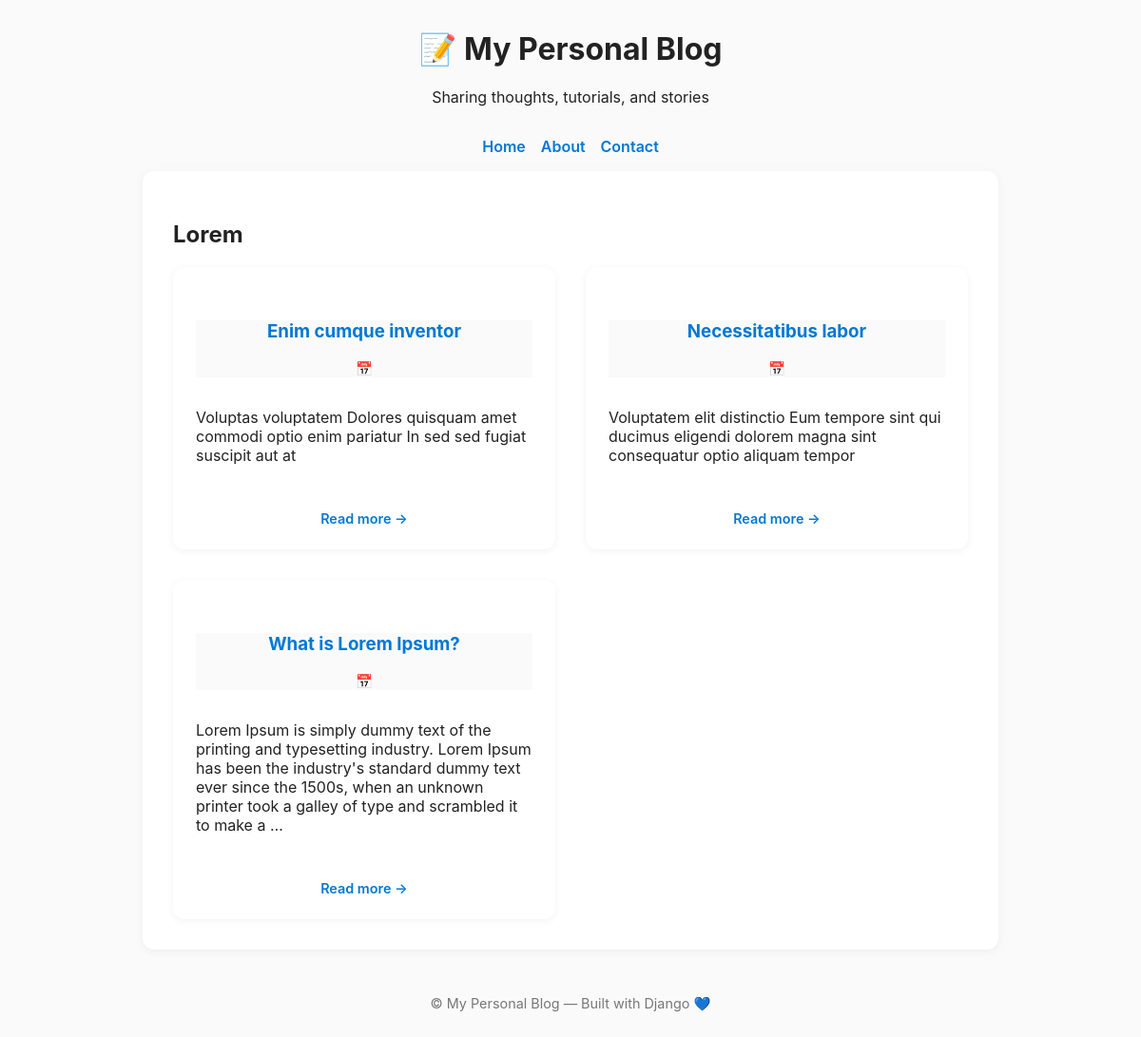
The app's page /tag/Lorem/ with its own data.
### blog/models.py (models this page shows, shortened)
class Post(models.Model):
    title = models.CharField(max_length=200)
    slug = models.SlugField(max_length=200, unique=True, blank=True)
    author = models.ForeignKey(User, on_delete=models.CASCADE, related_name='posts')
    body = models.TextField()
    created = models.DateTimeField(auto_now_add=True)
    updated = models.DateTimeField(auto_now=True)
    published = models.BooleanField(default=True)
    tags = models.ManyToManyField(Tag, related_name='posts', blank=True)
    class Meta:
        ordering = ['-created']

### blog/views.py (the view)
# urls.py: path("tag/<tag>/", views.blog_tag, name="blog_tag"),
def blog_tag(request, tag):
    posts = Post.objects.filter(
        tags__name__contains=tag
    ).order_by('-created')
    context = {
        "tag": tag,
        "posts": posts
    }
    return render(request, 'blog/tag.html', context)

### blog/templates/blog/tag.html
{% extends "blog/index.html" %}
{% block page_title %}
<h2>{{ tag }}</h2>
{% endblock page_title %}

### blog/templates/blog/index.html (shortened to what this page needs)
{% extends "base.html" %}
{% block page_content %}
    <div class="post-list">
        {% if posts %}
            {% for post in posts %}
                <article class="post-card">
                    <header>
                        <h3>
                            <a href="{% url 'blog_detail' post.pk %}">{{ post.title }}</a>
                        </h3>
                        <div class="meta">
                            <time datetime="{{ post.created_on|date:'Y-m-d' }}">
                                📅 {{ post.created_on|date:"M d, Y" }}
                            </time>
                        </div>
                    </header>
                    <p>{{ post.body|truncatewords:40 }}</p>
                    <footer>
                        <a href="{% url 'blog_detail' post.pk %}" class="read-more">Read more →</a>
                    </footer>
                </article>
            {% endfor %}
        {% else %}
            <p style="text-align:center;">No blog posts found yet. Stay tuned!</p>
        {% endif %}
    </div>
{% endblock page_content %}

### templates/base.html (style rules this page uses)
body, header { max-width: 900px; margin: 2rem auto; background: #fafafa; color: #222; font-family: "Inter", "Segoe UI", sans-serif; }
header { text-align: center; margin-bottom: 2rem; }
footer { text-align: center; margin-top: 3rem; font-size: 0.9rem; color: #777; }

### blog/templates/blog/index.html (style rules this page uses)
.post-list { display: grid; grid-template-columns: 1fr; gap: 2rem; }
@media (min-width: 768px) { .post-list { grid-template-columns: 1fr 1fr; } }
.post-card { background: #fff; padding: 1.5rem; border-radius: 12px; box-shadow: 0 2px 8px rgba(0,0,0,0.05); transition: transform 0.15s ease, box-shadow 0.15s ease; }
.post-card h3 a { text-decoration: none; color: #0078d4; }
.meta { font-size: 0.9rem; color: #666; margin-bottom: 0.8rem; }
.read-more { text-decoration: none; color: #0078d4; font-weight: 600; }

### records on screen
Post: title "Enim cumque inventor", body "Voluptas voluptatem Dolores quisquam amet commodi optio enim pariatur In sed sed fugiat suscipit aut at"
Post: title "Necessitatibus labor", body "Voluptatem elit distinctio Eum tempore sint qui ducimus eligendi dolorem magna sint consequatur optio aliquam tempor"
Post: title "What is Lorem Ipsum?", body "Lorem Ipsum is simply dummy text of the printing and typesetting industry. Lorem Ipsum has been the industry's standard dummy text ever since the 1500s, when an unknown printer took a galley of type and scrambled it to make a …"

### other values on screen
{{ tag }} "Lorem"
